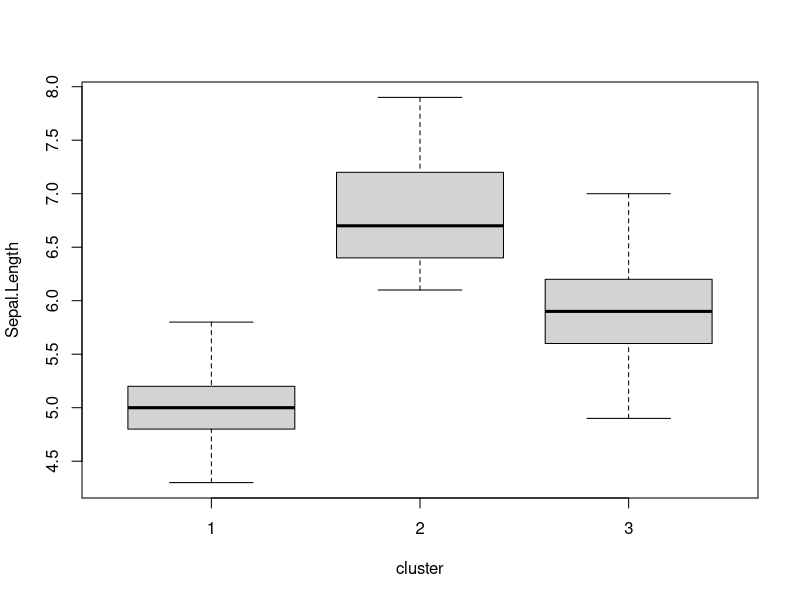
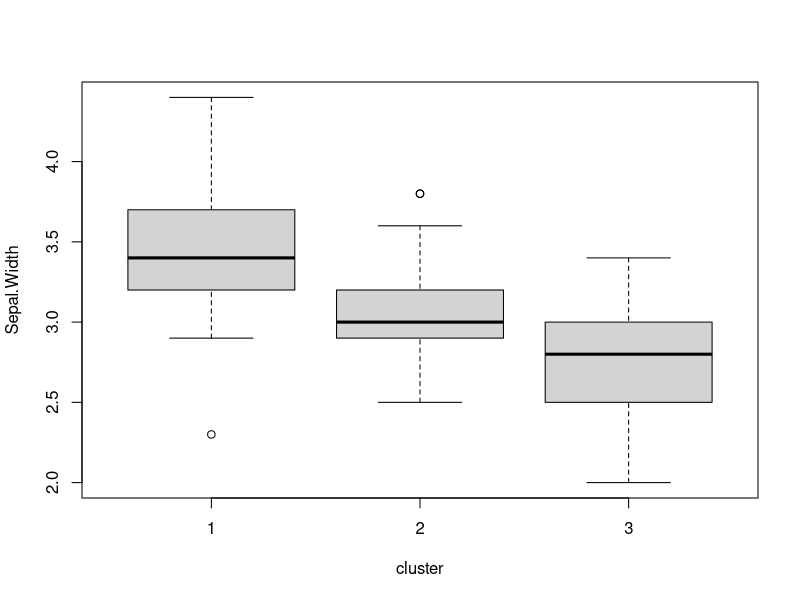

Recreate these plots in R, in order.
#KMEANS CLUSTERING

data(iris)
str(iris)
kmeans(iris[,-5],3)->cl
str(cl)
summary(cl)
cl
cl$size
cl$totss
cl$withinss
d<-iris
d$cluster<-cl$cluster
View(d)
boxplot(Sepal.Length ~ cluster, data=d)

#this can help profile these various segments

boxplot(Sepal.Width~cluster, data=d)
summary(aov(Sepal.Width~as.factor(cluster), data=d))
d$age<-rnorm(150,24,1.5)
head(d)

#we need to standardise the data here as it distorts groping otherwise

as.data.frame(scale(d[,-c(5,6)])) ->d1
head(d1)

#brings down the variation in age and clustering is better again

d1$age<-.5*d1$age

#this reduces weight of age by 50%

kmeans(d1,3)

#as between/ total sum of square decreasesx, the explanatory power reduces. also age is not necessary as it distorts data. distribution of age is same across all clusters.

kmeans(d1,4)

install.packages("cluster")
install.packages("clustertend")
install.packages("NbClust")

#HIERARCHIAL CLUSTERING

